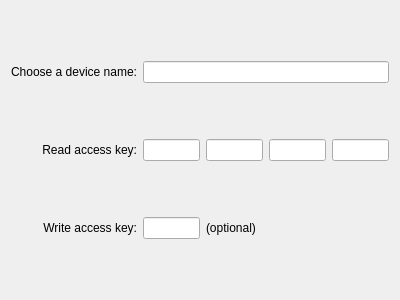
<ui version="4.0" >
 <class>AddDialogWidget</class>
 <widget class="QWidget" name="AddDialogWidget" >
  <property name="geometry" >
   <rect>
    <x>0</x>
    <y>0</y>
    <width>400</width>
    <height>300</height>
   </rect>
  </property>
  <property name="windowTitle" >
   <string>Form</string>
  </property>
  <layout class="QGridLayout" name="gridLayout" >
   <item row="0" column="0" >
    <widget class="QLabel" name="nameLabel" >
     <property name="text" >
      <string>Choose a device name:</string>
     </property>
     <property name="alignment" >
      <set>Qt::AlignRight|Qt::AlignTrailing|Qt::AlignVCenter</set>
     </property>
    </widget>
   </item>
   <item row="1" column="0" >
    <widget class="QLabel" name="readKeyLabel" >
     <property name="text" >
      <string>Read access key:</string>
     </property>
     <property name="alignment" >
      <set>Qt::AlignRight|Qt::AlignTrailing|Qt::AlignVCenter</set>
     </property>
    </widget>
   </item>
   <item row="0" column="1" colspan="4" >
    <widget class="QLineEdit" name="nameWidget" />
   </item>
   <item row="1" column="1" >
    <widget class="QLineEdit" name="readKeyWidget1" >
     <property name="maxLength" >
      <number>5</number>
     </property>
    </widget>
   </item>
   <item row="1" column="2" >
    <widget class="QLineEdit" name="readKeyWidget2" >
     <property name="maxLength" >
      <number>5</number>
     </property>
    </widget>
   </item>
   <item row="1" column="3" >
    <widget class="QLineEdit" name="readKeyWidget3" >
     <property name="maxLength" >
      <number>5</number>
     </property>
    </widget>
   </item>
   <item row="1" column="4" >
    <widget class="QLineEdit" name="readKeyWidget4" >
     <property name="maxLength" >
      <number>5</number>
     </property>
    </widget>
   </item>
   <item row="2" column="1" >
    <widget class="QLineEdit" name="writeKeyWidget" >
     <property name="text" >
      <string/>
     </property>
     <property name="maxLength" >
      <number>5</number>
     </property>
    </widget>
   </item>
   <item row="2" column="0" >
    <widget class="QLabel" name="writeKeyLabel" >
     <property name="text" >
      <string>Write access key:</string>
     </property>
     <property name="alignment" >
      <set>Qt::AlignRight|Qt::AlignTrailing|Qt::AlignVCenter</set>
     </property>
    </widget>
   </item>
   <item row="2" column="2" colspan="3" >
    <widget class="QLabel" name="writeKeyLabel2" >
     <property name="text" >
      <string>(optional)</string>
     </property>
    </widget>
   </item>
  </layout>
 </widget>
 <resources/>
 <connections/>
</ui>
